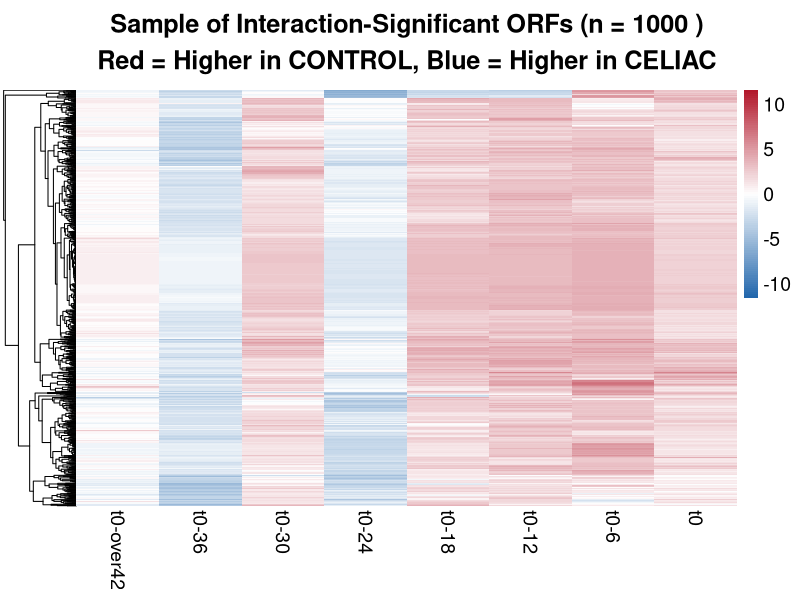
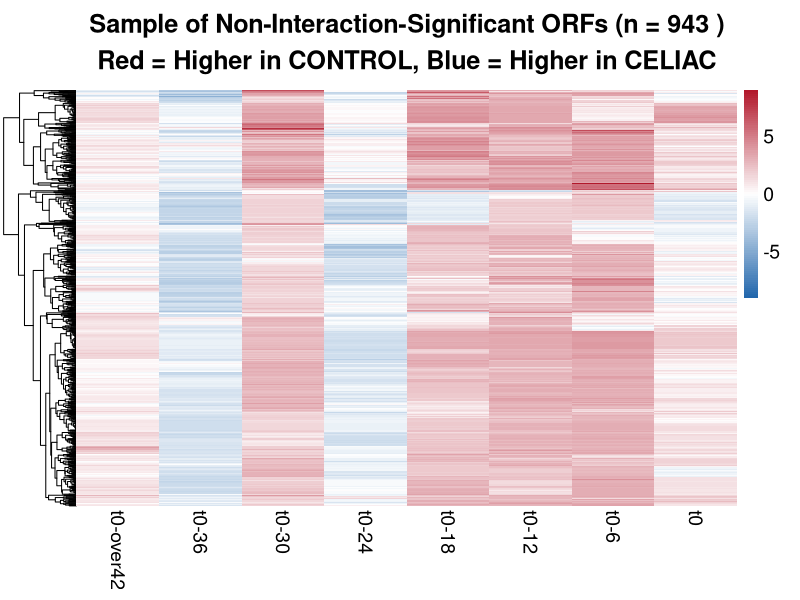
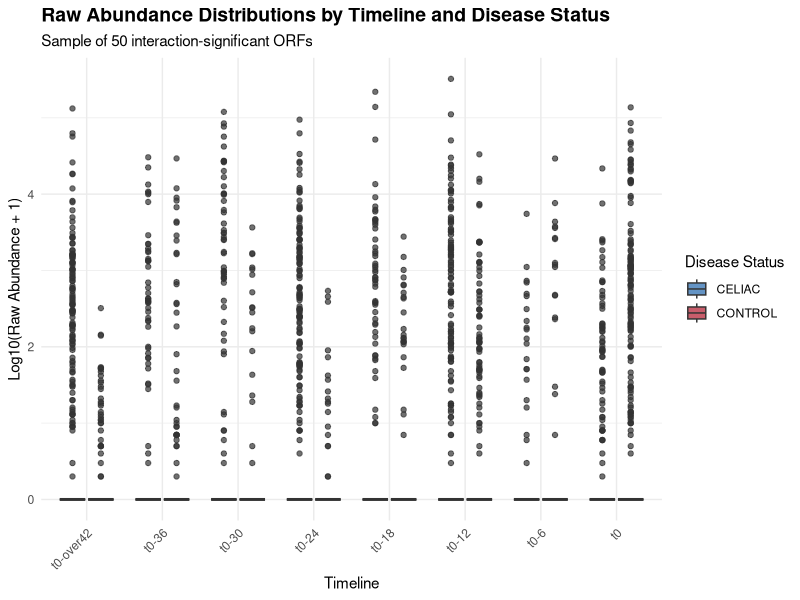
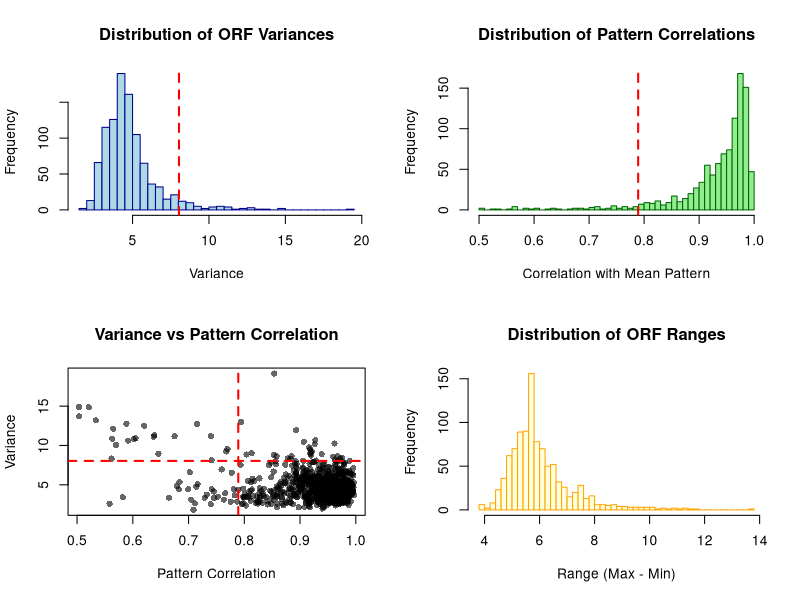
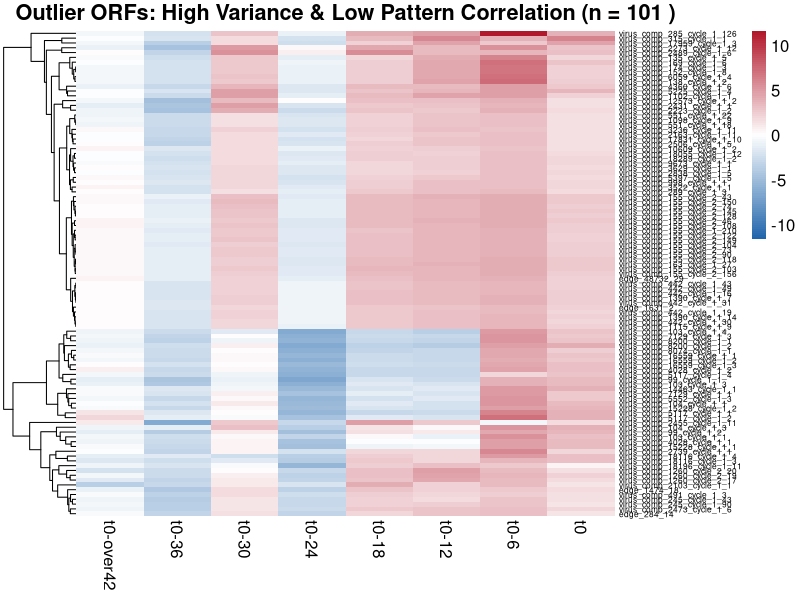

Reproduce these figures in R, in order.
#!/usr/bin/env Rscript
# Investigate ORF Consistency Pattern Analysis
# Author: Claude AI
# Date: 2025-08-12
# Purpose: Investigate why ORFs show such consistent temporal patterns

library(dplyr)
library(ggplot2)
library(pheatmap)
library(RColorBrewer)
library(limma)
library(edgeR)
library(corrplot)

cat("=== INVESTIGATING ORF CONSISTENCY PATTERNS ===\n")
cat("Starting analysis at:", format(Sys.time()), "\n\n")

# ============================================================================
# PART 1: LOAD DATA AND FIT MODELS
# ============================================================================

cat("1. Loading data and fitting factor model...\n")

# Load abundance data
abundance_data_raw <- read.csv("US.orf.abundance.clean.csv")
rownames(abundance_data_raw) <- abundance_data_raw$X
abundance_data <- abundance_data_raw[, -1]

# Fix sample names
sample_names <- colnames(abundance_data)
sample_names_clean <- gsub("^X", "", sample_names)
colnames(abundance_data) <- sample_names_clean

# Load metadata
metadata_raw <- read.csv("US.metadata.clean.csv")
rownames(metadata_raw) <- metadata_raw$X
metadata <- metadata_raw

# Match samples
matching_samples <- intersect(colnames(abundance_data), rownames(metadata))
abundance_filtered <- abundance_data[, matching_samples]
metadata_filtered <- metadata[matching_samples, ]

cat("Using", length(matching_samples), "samples for analysis\n")

# Set reference levels with reversed timeline order
metadata_filtered$Dx.Status <- factor(metadata_filtered$Dx.Status, levels = c("CELIAC", "CONTROL"))
metadata_filtered$onset_timeline_combined <- factor(metadata_filtered$onset_timeline_combined, 
                                                   levels = c("t0-over42", "t0-36", "t0-30", "t0-24", "t0-18", "t0-12", "t0-6", "t0"))

# Create design matrix
linear.model.design <- model.matrix(~ Dx.Status * onset_timeline_combined + Sex + 
                                   Age.at.Gluten.Introduction..months. + HLA.Category + 
                                   feeding_first_year + Delivery.Mode, 
                                   data = metadata_filtered)

# Convert abundance data to matrix
abundance_matrix <- as.matrix(abundance_filtered)

# Fit factor model
cat("Fitting factor model with patient blocking...\n")
linear.model.fit <- voomLmFit(abundance_matrix, linear.model.design, 
                              block = metadata_filtered$patientID, plot = FALSE)
linear.model.fit <- eBayes(linear.model.fit)

# Get fitted values
fitted_values <- fitted(linear.model.fit)

cat("Factor model fitted successfully\n")

# ============================================================================
# PART 2: LOAD SIGNIFICANT AND NON-SIGNIFICANT ORFS
# ============================================================================

cat("2. Identifying significant vs non-significant ORFs...\n")

# Load union significant ORFs from previous analysis
union_orfs <- read.csv("factor_interaction_union_orfs.csv")
significant_orfs <- union_orfs$ORF

cat("Loaded", length(significant_orfs), "interaction-significant ORFs\n")

# Get all ORFs in the dataset
all_orfs <- rownames(abundance_matrix)
cat("Total ORFs in dataset:", length(all_orfs), "\n")

# Identify non-significant ORFs
non_significant_orfs <- setdiff(all_orfs, significant_orfs)
cat("Non-significant ORFs:", length(non_significant_orfs), "\n")

# ============================================================================
# PART 3: CREATE HEATMAP FUNCTION
# ============================================================================

create_heatmap_matrix <- function(orf_list, name_suffix) {
  all_timepoints <- levels(metadata_filtered$onset_timeline_combined)
  
  heatmap_matrix <- matrix(NA, 
                          nrow = length(orf_list), 
                          ncol = length(all_timepoints),
                          dimnames = list(orf_list, all_timepoints))
  
  for(i in 1:length(orf_list)) {
    orf_id <- orf_list[i]
    
    if(orf_id %in% rownames(fitted_values)) {
      orf_fitted <- fitted_values[orf_id, ]
      
      for(j in 1:length(all_timepoints)) {
        timepoint <- all_timepoints[j]
        
        timepoint_samples <- metadata_filtered$onset_timeline_combined == timepoint
        
        if(sum(timepoint_samples) > 0) {
          timepoint_data <- data.frame(
            fitted_abundance = as.numeric(orf_fitted[timepoint_samples]),
            Dx.Status = metadata_filtered$Dx.Status[timepoint_samples]
          )
          
          group_means <- timepoint_data %>%
            group_by(Dx.Status) %>%
            summarise(
              mean_fitted_abundance = mean(fitted_abundance, na.rm = TRUE),
              n_samples = n(),
              .groups = "drop"
            ) %>%
            filter(n_samples >= 1)
          
          if(nrow(group_means) == 2) {
            celiac_fitted <- group_means$mean_fitted_abundance[group_means$Dx.Status == "CELIAC"]
            control_fitted <- group_means$mean_fitted_abundance[group_means$Dx.Status == "CONTROL"]
            
            if(length(celiac_fitted) > 0 && length(control_fitted) > 0) {
              heatmap_matrix[i, j] <- control_fitted - celiac_fitted
            }
          }
        }
      }
    }
    
    if(i %% 500 == 0) {
      cat("Processed", i, "of", length(orf_list), "ORFs for", name_suffix, "\n")
    }
  }
  
  # Remove ORFs with too many missing values
  valid_orfs <- rowSums(!is.na(heatmap_matrix)) >= (ncol(heatmap_matrix) * 0.5)
  heatmap_matrix_clean <- heatmap_matrix[valid_orfs, ]
  
  return(heatmap_matrix_clean)
}

# ============================================================================
# PART 4: POINT 1 - CHECK NON-SIGNIFICANT ORFS PATTERN
# ============================================================================

cat("3. Point 1: Analyzing non-significant ORFs pattern...\n")

# Sample random subset of non-significant ORFs for comparison (to avoid memory issues)
set.seed(123)
sample_size <- min(1000, length(non_significant_orfs))
sampled_non_sig_orfs <- sample(non_significant_orfs, sample_size)

cat("Sampling", sample_size, "non-significant ORFs for comparison\n")

# Create heatmap matrices
significant_matrix <- create_heatmap_matrix(significant_orfs[1:min(1000, length(significant_orfs))], "significant")
non_significant_matrix <- create_heatmap_matrix(sampled_non_sig_orfs, "non-significant")

cat("Significant ORFs matrix:", nrow(significant_matrix), "x", ncol(significant_matrix), "\n")
cat("Non-significant ORFs matrix:", nrow(non_significant_matrix), "x", ncol(non_significant_matrix), "\n")

# Calculate consistency metrics
calculate_consistency <- function(matrix_data, name) {
  # Calculate correlation between timepoints
  timepoint_correlations <- cor(matrix_data, use = "complete.obs")
  mean_correlation <- mean(timepoint_correlations[upper.tri(timepoint_correlations)], na.rm = TRUE)
  
  # Calculate proportion of ORFs following same direction at each timepoint
  timepoint_directions <- apply(matrix_data, 2, function(x) {
    pos_prop <- sum(x > 0, na.rm = TRUE) / sum(!is.na(x))
    neg_prop <- sum(x < 0, na.rm = TRUE) / sum(!is.na(x))
    return(c(positive = pos_prop, negative = neg_prop))
  })
  
  # Overall consistency score (how much majority direction dominates)
  consistency_scores <- apply(timepoint_directions, 2, max)
  overall_consistency <- mean(consistency_scores)
  
  cat("=== Consistency Analysis for", name, "ORFs ===\n")
  cat("Mean inter-timepoint correlation:", round(mean_correlation, 3), "\n")
  cat("Overall consistency score:", round(overall_consistency, 3), "\n")
  cat("Data range:", round(range(matrix_data, na.rm = TRUE), 2), "\n")
  
  return(list(
    mean_correlation = mean_correlation,
    consistency_score = overall_consistency,
    timepoint_directions = timepoint_directions,
    data_range = range(matrix_data, na.rm = TRUE)
  ))
}

significant_consistency <- calculate_consistency(significant_matrix, "Significant")
non_significant_consistency <- calculate_consistency(non_significant_matrix, "Non-significant")

# Create comparison heatmaps
colors <- colorRampPalette(c("#2166AC", "white", "#B2182B"))(100)

# Significant ORFs heatmap (sample)
png("consistency_significant_sample_heatmap.png", width = 2000, height = 1500, res = 150)
data_range_sig <- range(significant_matrix, na.rm = TRUE)
max_abs_sig <- max(abs(data_range_sig))
pheatmap(significant_matrix,
         cluster_rows = TRUE, cluster_cols = FALSE, scale = "none",
         color = colors, breaks = seq(-max_abs_sig, max_abs_sig, length.out = 101),
         main = paste("Sample of Interaction-Significant ORFs (n =", nrow(significant_matrix), ")\nRed = Higher in CONTROL, Blue = Higher in CELIAC"),
         fontsize = 14, show_rownames = FALSE, show_colnames = TRUE, border_color = NA)
dev.off()

# Non-significant ORFs heatmap
png("consistency_non_significant_sample_heatmap.png", width = 2000, height = 1500, res = 150)
data_range_nonsig <- range(non_significant_matrix, na.rm = TRUE)
max_abs_nonsig <- max(abs(data_range_nonsig))
pheatmap(non_significant_matrix,
         cluster_rows = TRUE, cluster_cols = FALSE, scale = "none",
         color = colors, breaks = seq(-max_abs_nonsig, max_abs_nonsig, length.out = 101),
         main = paste("Sample of Non-Interaction-Significant ORFs (n =", nrow(non_significant_matrix), ")\nRed = Higher in CONTROL, Blue = Higher in CELIAC"),
         fontsize = 14, show_rownames = FALSE, show_colnames = TRUE, border_color = NA)
dev.off()

# ============================================================================
# PART 5: POINT 2 - EXAMINE RAW ABUNDANCE DISTRIBUTIONS
# ============================================================================

cat("4. Point 2: Examining raw abundance distributions...\n")

# Sample ORFs for raw abundance analysis
sample_orfs_for_raw <- significant_orfs[1:min(50, length(significant_orfs))]

# Extract raw abundances for sampled ORFs
raw_abundance_data <- abundance_filtered[sample_orfs_for_raw, ]

# Create long format for plotting
raw_data_long <- data.frame()
for(orf in rownames(raw_abundance_data)) {
  for(sample in colnames(raw_abundance_data)) {
    if(sample %in% rownames(metadata_filtered)) {
      raw_data_long <- rbind(raw_data_long, data.frame(
        ORF = orf,
        Sample = sample,
        Raw_Abundance = as.numeric(raw_abundance_data[orf, sample]),
        Dx_Status = metadata_filtered[sample, "Dx.Status"],
        Timeline = metadata_filtered[sample, "onset_timeline_combined"],
        stringsAsFactors = FALSE
      ))
    }
  }
}

# Calculate raw abundance summary statistics
raw_abundance_summary <- raw_data_long %>%
  group_by(ORF, Timeline, Dx_Status) %>%
  summarise(
    mean_abundance = mean(Raw_Abundance, na.rm = TRUE),
    median_abundance = median(Raw_Abundance, na.rm = TRUE),
    sd_abundance = sd(Raw_Abundance, na.rm = TRUE),
    n_samples = n(),
    .groups = "drop"
  ) %>%
  filter(n_samples >= 2)

# Create raw abundance comparison plot
cat("Creating raw abundance distribution plots...\n")

# Box plot of raw abundances by timeline and disease status
png("raw_abundance_distribution_by_timeline.png", width = 2400, height = 1200, res = 150)
p1 <- ggplot(raw_data_long, aes(x = Timeline, y = log10(Raw_Abundance + 1), fill = Dx_Status)) +
  geom_boxplot(alpha = 0.7) +
  scale_fill_manual(values = c("CELIAC" = "#2166AC", "CONTROL" = "#B2182B")) +
  labs(title = "Raw Abundance Distributions by Timeline and Disease Status",
       subtitle = paste("Sample of", length(sample_orfs_for_raw), "interaction-significant ORFs"),
       x = "Timeline", y = "Log10(Raw Abundance + 1)", fill = "Disease Status") +
  theme_minimal() +
  theme(axis.text.x = element_text(angle = 45, hjust = 1),
        plot.title = element_text(size = 14, face = "bold"))
print(p1)
dev.off()

# Summary statistics
raw_stats_summary <- raw_data_long %>%
  group_by(Timeline, Dx_Status) %>%
  summarise(
    mean_log_abundance = mean(log10(Raw_Abundance + 1), na.rm = TRUE),
    median_log_abundance = median(log10(Raw_Abundance + 1), na.rm = TRUE),
    sd_log_abundance = sd(log10(Raw_Abundance + 1), na.rm = TRUE),
    n_observations = n(),
    .groups = "drop"
  )

write.csv(raw_stats_summary, "raw_abundance_summary_stats.csv", row.names = FALSE)

cat("Raw abundance analysis completed\n")

# ============================================================================
# PART 6: POINT 3 - INDIVIDUAL ORF VARIANCE AND OUTLIERS
# ============================================================================

cat("5. Point 3: Analyzing individual ORF variance and identifying outliers...\n")

# Calculate variance metrics for each ORF
orf_variance_analysis <- data.frame()

for(orf in rownames(significant_matrix)) {
  orf_values <- significant_matrix[orf, ]
  orf_values_clean <- orf_values[!is.na(orf_values)]
  
  if(length(orf_values_clean) >= 4) {  # Need at least 4 timepoints
    variance <- var(orf_values_clean)
    range_val <- diff(range(orf_values_clean))
    mean_abs_value <- mean(abs(orf_values_clean))
    
    # Check if ORF follows general pattern (correlation with mean pattern)
    mean_pattern <- colMeans(significant_matrix, na.rm = TRUE)
    mean_pattern_clean <- mean_pattern[!is.na(orf_values)]
    orf_values_for_cor <- orf_values_clean[names(orf_values_clean) %in% names(mean_pattern_clean)]
    mean_pattern_for_cor <- mean_pattern_clean[names(mean_pattern_clean) %in% names(orf_values_for_cor)]
    
    if(length(orf_values_for_cor) >= 3 && length(mean_pattern_for_cor) >= 3) {
      pattern_correlation <- cor(orf_values_for_cor, mean_pattern_for_cor, use = "complete.obs")
    } else {
      pattern_correlation <- NA
    }
    
    orf_variance_analysis <- rbind(orf_variance_analysis, data.frame(
      ORF = orf,
      Variance = variance,
      Range = range_val,
      Mean_Abs_Value = mean_abs_value,
      Pattern_Correlation = pattern_correlation,
      N_Timepoints = length(orf_values_clean),
      stringsAsFactors = FALSE
    ))
  }
}

# Identify outliers
orf_variance_analysis$Variance_Percentile <- rank(orf_variance_analysis$Variance) / nrow(orf_variance_analysis) * 100
orf_variance_analysis$Correlation_Percentile <- rank(-orf_variance_analysis$Pattern_Correlation, na.last = "keep") / sum(!is.na(orf_variance_analysis$Pattern_Correlation)) * 100

# High variance outliers (top 5%)
high_variance_outliers <- orf_variance_analysis[orf_variance_analysis$Variance_Percentile >= 95, ]
# Low correlation outliers (bottom 5%)
low_correlation_outliers <- orf_variance_analysis[orf_variance_analysis$Correlation_Percentile <= 5 & !is.na(orf_variance_analysis$Correlation_Percentile), ]

cat("=== ORF Variance Analysis ===\n")
cat("Total ORFs analyzed:", nrow(orf_variance_analysis), "\n")
cat("High variance outliers (top 5%):", nrow(high_variance_outliers), "\n")
cat("Low correlation outliers (bottom 5%):", nrow(low_correlation_outliers), "\n")
cat("Mean pattern correlation (all ORFs):", round(mean(orf_variance_analysis$Pattern_Correlation, na.rm = TRUE), 3), "\n")

# Create variance analysis plots
png("orf_variance_analysis.png", width = 2400, height = 1600, res = 150)
par(mfrow = c(2, 2))

# Variance distribution
hist(orf_variance_analysis$Variance, breaks = 50, main = "Distribution of ORF Variances", 
     xlab = "Variance", col = "lightblue", border = "darkblue")
abline(v = quantile(orf_variance_analysis$Variance, 0.95), col = "red", lwd = 2, lty = 2)

# Pattern correlation distribution
hist(orf_variance_analysis$Pattern_Correlation, breaks = 50, main = "Distribution of Pattern Correlations", 
     xlab = "Correlation with Mean Pattern", col = "lightgreen", border = "darkgreen")
abline(v = quantile(orf_variance_analysis$Pattern_Correlation, 0.05, na.rm = TRUE), col = "red", lwd = 2, lty = 2)

# Variance vs Correlation scatter
plot(orf_variance_analysis$Pattern_Correlation, orf_variance_analysis$Variance,
     xlab = "Pattern Correlation", ylab = "Variance", 
     main = "Variance vs Pattern Correlation", pch = 16, col = alpha("black", 0.6))
abline(h = quantile(orf_variance_analysis$Variance, 0.95), col = "red", lwd = 2, lty = 2)
abline(v = quantile(orf_variance_analysis$Pattern_Correlation, 0.05, na.rm = TRUE), col = "red", lwd = 2, lty = 2)

# Range distribution
hist(orf_variance_analysis$Range, breaks = 50, main = "Distribution of ORF Ranges", 
     xlab = "Range (Max - Min)", col = "lightyellow", border = "orange")

dev.off()

# Save detailed results
write.csv(orf_variance_analysis, "orf_variance_detailed_analysis.csv", row.names = FALSE)
write.csv(high_variance_outliers, "high_variance_outlier_orfs.csv", row.names = FALSE)
write.csv(low_correlation_outliers, "low_correlation_outlier_orfs.csv", row.names = FALSE)

# Create heatmap of outlier ORFs
if(nrow(high_variance_outliers) > 0) {
  outlier_orfs <- c(high_variance_outliers$ORF, low_correlation_outliers$ORF)
  outlier_orfs <- unique(outlier_orfs)
  outlier_orfs <- outlier_orfs[outlier_orfs %in% rownames(significant_matrix)]
  
  if(length(outlier_orfs) > 0) {
    outlier_matrix <- significant_matrix[outlier_orfs, , drop = FALSE]
    
    png("outlier_orfs_heatmap.png", width = 2000, height = max(600, length(outlier_orfs) * 20), res = 150)
    data_range_outlier <- range(outlier_matrix, na.rm = TRUE)
    max_abs_outlier <- max(abs(data_range_outlier))
    pheatmap(outlier_matrix,
             cluster_rows = TRUE, cluster_cols = FALSE, scale = "none",
             color = colors, breaks = seq(-max_abs_outlier, max_abs_outlier, length.out = 101),
             main = paste("Outlier ORFs: High Variance & Low Pattern Correlation (n =", nrow(outlier_matrix), ")"),
             fontsize = 12, show_rownames = TRUE, show_colnames = TRUE, border_color = NA,
             fontsize_row = max(6, min(10, 400/nrow(outlier_matrix))))
    dev.off()
    
    cat("Created outlier ORFs heatmap with", nrow(outlier_matrix), "ORFs\n")
  }
}

# ============================================================================
# PART 7: SUMMARY AND CONCLUSIONS
# ============================================================================

cat("6. Creating comprehensive summary...\n")

# Create summary report
summary_report <- data.frame(
  Metric = c("Total ORFs in dataset", "Interaction-significant ORFs", "Non-significant ORFs sampled",
             "Significant ORFs mean correlation", "Non-significant ORFs mean correlation",
             "Significant ORFs consistency score", "Non-significant ORFs consistency score",
             "High variance outliers", "Low correlation outliers",
             "Mean pattern correlation (all significant ORFs)"),
  Value = c(length(all_orfs), length(significant_orfs), sample_size,
            round(significant_consistency$mean_correlation, 3),
            round(non_significant_consistency$mean_correlation, 3),
            round(significant_consistency$consistency_score, 3),
            round(non_significant_consistency$consistency_score, 3),
            nrow(high_variance_outliers), nrow(low_correlation_outliers),
            round(mean(orf_variance_analysis$Pattern_Correlation, na.rm = TRUE), 3)),
  stringsAsFactors = FALSE
)

write.csv(summary_report, "consistency_investigation_summary.csv", row.names = FALSE)

cat("\n=== CONSISTENCY INVESTIGATION COMPLETED ===\n")
cat("Generated files:\n")
cat("- consistency_significant_sample_heatmap.png: Sample of significant ORFs\n")
cat("- consistency_non_significant_sample_heatmap.png: Sample of non-significant ORFs\n")
cat("- raw_abundance_distribution_by_timeline.png: Raw abundance distributions\n")
cat("- orf_variance_analysis.png: Variance analysis plots\n")
cat("- outlier_orfs_heatmap.png: Heatmap of outlier ORFs\n")
cat("- consistency_investigation_summary.csv: Overall summary\n")
cat("- orf_variance_detailed_analysis.csv: Detailed variance metrics\n")
cat("- raw_abundance_summary_stats.csv: Raw abundance statistics\n")

print(summary_report)

cat("\nAnalysis completed at:", format(Sys.time()), "\n")
